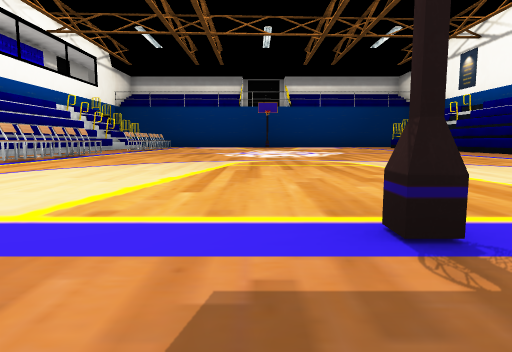
View 1 (above)

14 first-person views from a walk through a Unity game level. The camera is 0.59 m above the floor, tilts 6° down and sees 75° across. The floor is counted in squares, 2 m on a side. Each view is taken from the middle of a square. On the plan, view 1 faces up. The plan holds only what a view shows up to about 9 squares ahead; the rest is blank. The place goes on beyond the plan. The player is left out. Some surface patterns are stand-ins.

View 2
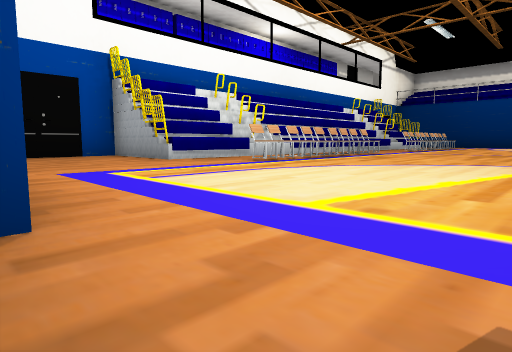

View 3
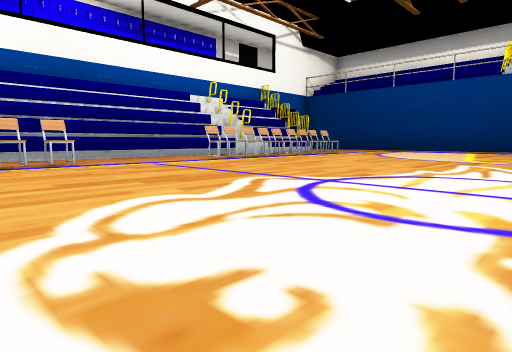

View 4
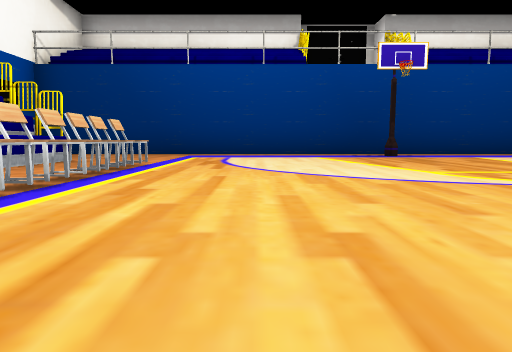

View 5
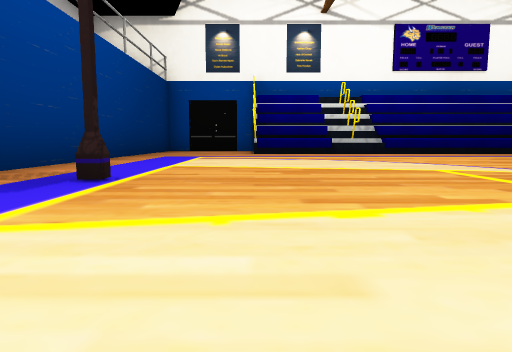

View 6
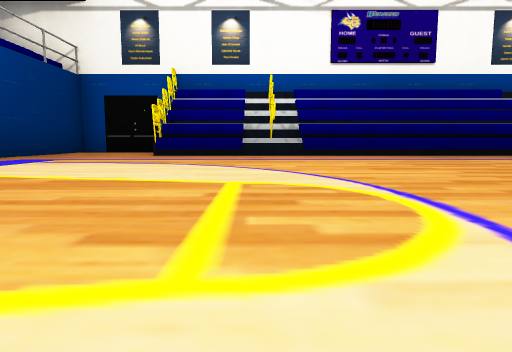

View 7
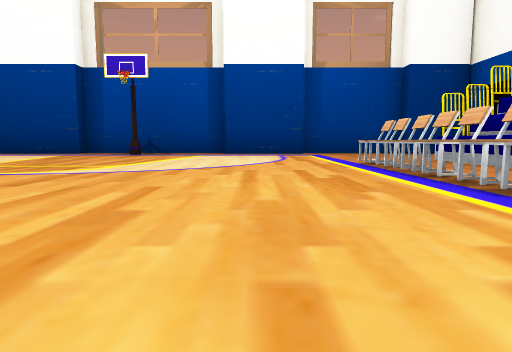

View 8
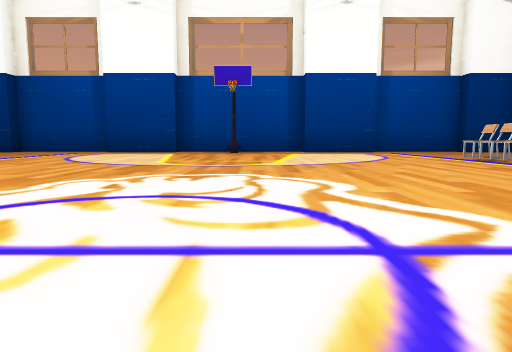

View 9
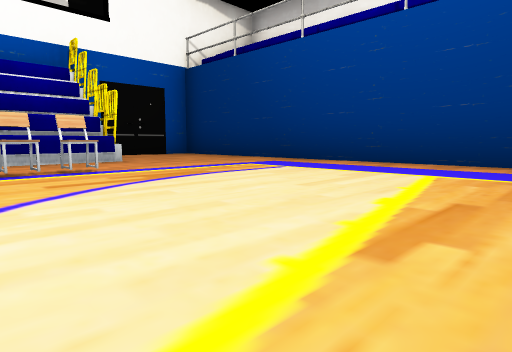

View 10
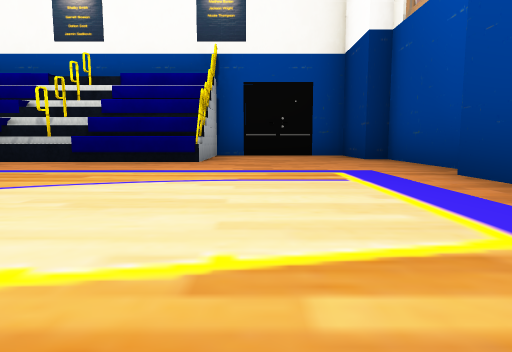

View 11
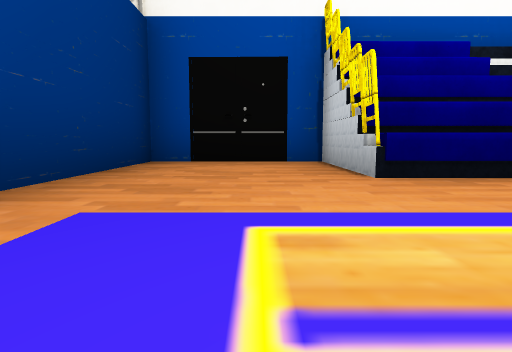

View 12
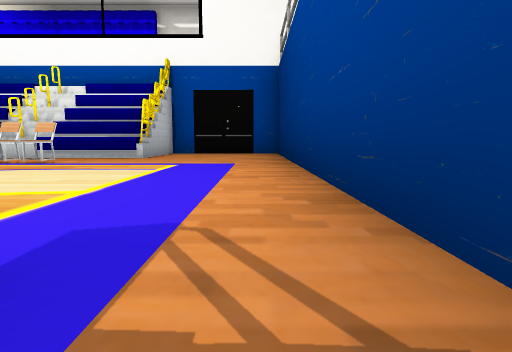

View 13
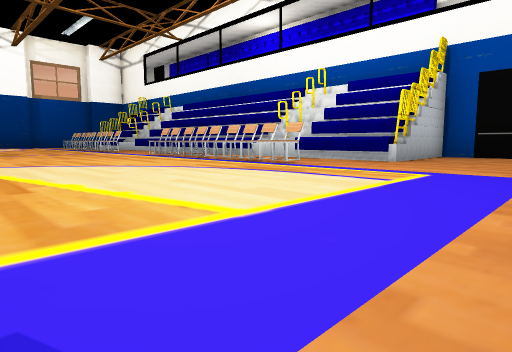

View 14
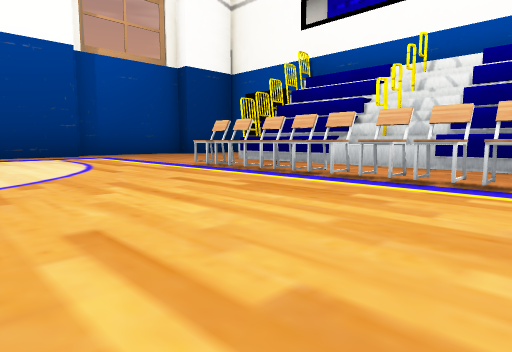

### Floor plan
Points are (right, up) in squares from view 1. A wall is a line through its corners. A room is listed if a view was taken in it or the views show most of it. See-through windows are left out.
Room 1 (views 1, 2, 3, 4, 5, 6, 7, 8, 9, 10, 11, 12, 13, 14)
walls: (-4.8, 11.6) (-4.8, 5.4); (-5.3, 11.6) (-5.3, 5.4); (5.7, 11) (5.7, 11.6); (6, 5.4) (6, 5.9); (6, 11) (6, 11.6); (6.2, 5.4) (6.2, 6); (6.2, 11) (6.2, 11.6); (-5.4, 2.8) (-6.9, 2.8) (-6.9, 0.2) (-5.5, 0.2) (-5.5, -0.1) (-3.1, -0.1); (-1.2, -0.1) (2.1, -0.1) (2.1, 0.2) (4, 0.2); (-3.1, 0.2) (-1.2, 0.2); (6.4, 14) (7.8, 14) (7.8, 16.5) (-6.9, 16.5) (-6.9, 14) (-5.4, 14); (4.1, -0.1) (6.4, -0.1) (6.4, 0.2) (7.8, 0.2) (7.8, 2.8) (6.4, 2.8)
objects: other object (-5, 3); other object (-5, 4); other object (-5, 5); other object (-5, 12); other object (-5, 13); other object (-5, 14); chair (-4, 4); chair (-4, 5); chair (-4, 6); chair (-4, 7); chair (-4, 10); chair (-4, 11); chair (-4, 12); chair (-4, 13); other object (1, 1); other object (1, 15); other object (6, 3); other object (6, 4); other object (6, 5); other object (6, 12); other object (6, 13); other object (6, 14)

Positions as (right, up) in squares from view 1, and headings:
1: (0, 0), facing up
2: (0, 0), facing up-left
3: (1, 6), facing up-left
4: (-2, 9), facing up
5: (-2, 14), facing right
6: (-1, 12), facing right
7: (-2, 8), facing down
8: (0, 9), facing down
9: (0, 12), facing up-left
10: (1, 2), facing right
11: (3, 15), facing right
12: (1, 16), facing left
13: (0, 16), facing down-left
14: (-1, 7), facing down-left
